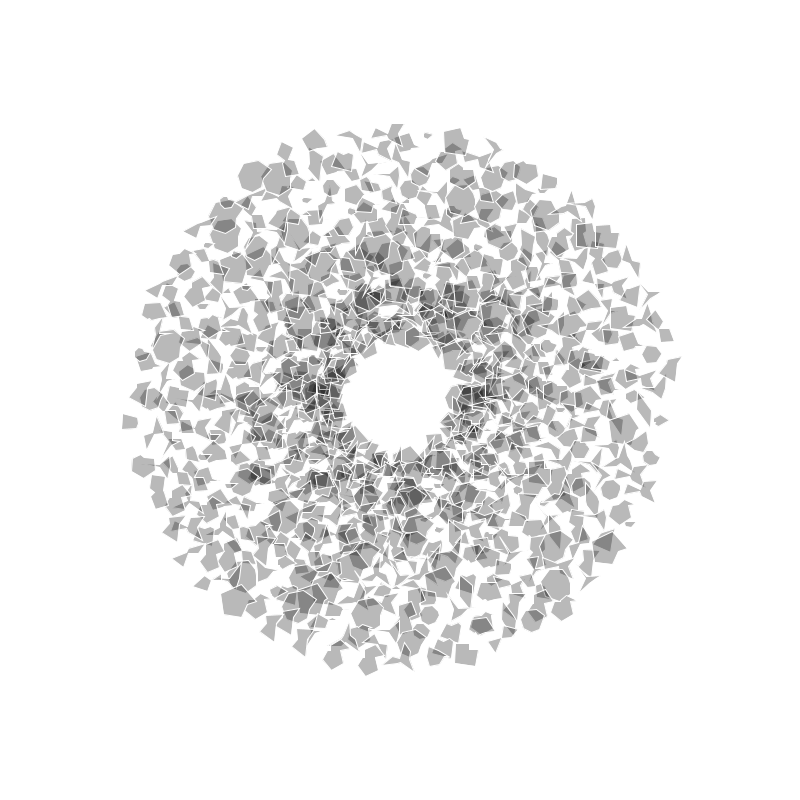
Frame 1 (no input)
Frame 60 (the mouse pressed at the canvas centre just before this capture): identical to frame 1, image omitted
Frame 120 (the mouse held since frame 60 and released just before this capture): identical to frame 1, image omitted

The Processing sketch that drew this single still picture (run headless with seeded random() and noise(); from frame 60 on, the mouse is pressed at the canvas centre):

// Processing sketch: processing_133952
// ── processing_133952.pde

float[] MousePositionsX;
float[] MousePositionsY;
int counter;
int numFrames = 5;
float angle;
float speed;

// DECLARE
Fluff[] myFluff;
void setup () {
  size (800, 800);

  //INITIALIZE

  myFluff = new Fluff[700];
  float circleX = width/2;
  float circleY = height/2;
  float radius = 60;

  MousePositionsX = new float[10000];
  MousePositionsY = new float[10000];


  for (int i =0; i<myFluff.length;i=i+1) {
    float angle = map( i, 0, myFluff.length, 0, TWO_PI * 15);
    float circleOffX = cos(angle) * radius;
    float circleOffY = sin(angle) * radius;
    float x = circleX + circleOffX;
    float y = circleY + circleOffY;

    myFluff[i] = new Fluff(x, y);
    radius = radius + 0.3;
  }
}

void draw () {
  background(255);
  pushMatrix();
  translate(width/2, height/2);

  MousePositionsX[counter] = mouseX;
  MousePositionsY[counter] = mouseY;

  if (counter > numFrames) {
    float deltaX = MousePositionsX[counter-numFrames]-MousePositionsX[counter];
    float deltaY = MousePositionsY[counter-numFrames]-MousePositionsY[counter];
    angle = atan2(deltaX, deltaY) * 180 / PI;
    speed = sqrt(sq(deltaX)*sq(deltaY));
  }
  counter++;
  popMatrix();
  // CALL FUNCTIONALITY


  for (int i =0; i<myFluff.length;i=i+1) {  //show fluff
    myFluff[i].display();
    myFluff[i].update();
  }
  
}

//global variables
class Fluff {
  float resolution = random(5, 9);
  float radius = 10;
  float circleX;
  float circleY;
  boolean movement = false;
  float newAngle;
  float newSpeed;
  float theX;
  float theY;

  //constructor - how do i build this class
  Fluff (float theX, float theY) { // 
    circleX = theX;
    circleY = theY;
  }

  void display() {
    fill(0, 70);
    stroke(#ffffff);
    beginShape();
    for ( int i=0; i<resolution; i=i+1) {

      float waveAngle = map(i, 0, resolution, 0, TWO_PI* 15); // amount of resoltion 5- number of waves i want. 
      float waveOffset = sin(waveAngle) * 10; // 10 - have to scale it up as the value returned by the computer will be in the range of 1 pixel

      float angle = map(i, 0, resolution, 0, TWO_PI); //calculating angle-  two Pi is equal to a full circle
      float circleOffX = cos(angle) *(radius - waveOffset);  // always use cos to calculate x angle
      float circleOffY = sin(angle) *(radius - waveOffset);

      float x = circleX + circleOffX; // circleX - centre of the shape, circleOffX shape edges, values in which it could move
      float y = circleY + circleOffY;

      vertex(x, y);
    }

    endShape(CLOSE);
  }


  void update() {
    move();
    keyPressed();
  }

  void move() {
    // if mouse is near enough
    if (abs(circleX-mouseX) < 20 && abs(circleY-mouseY) < 20) {
      //println("asdf");      
      if (movement == false) {
        movement = true;
        newSpeed = speed;
        newAngle = angle;
      }
    }

    if (movement == true) {
      float moveX = sin(radians(newAngle+180))*(newSpeed*.002+10);
      float moveY = cos(radians(newAngle+180))*(newSpeed*.002+10);
      circleX+= moveX;
      circleY+= moveY;
    }
  }
}
